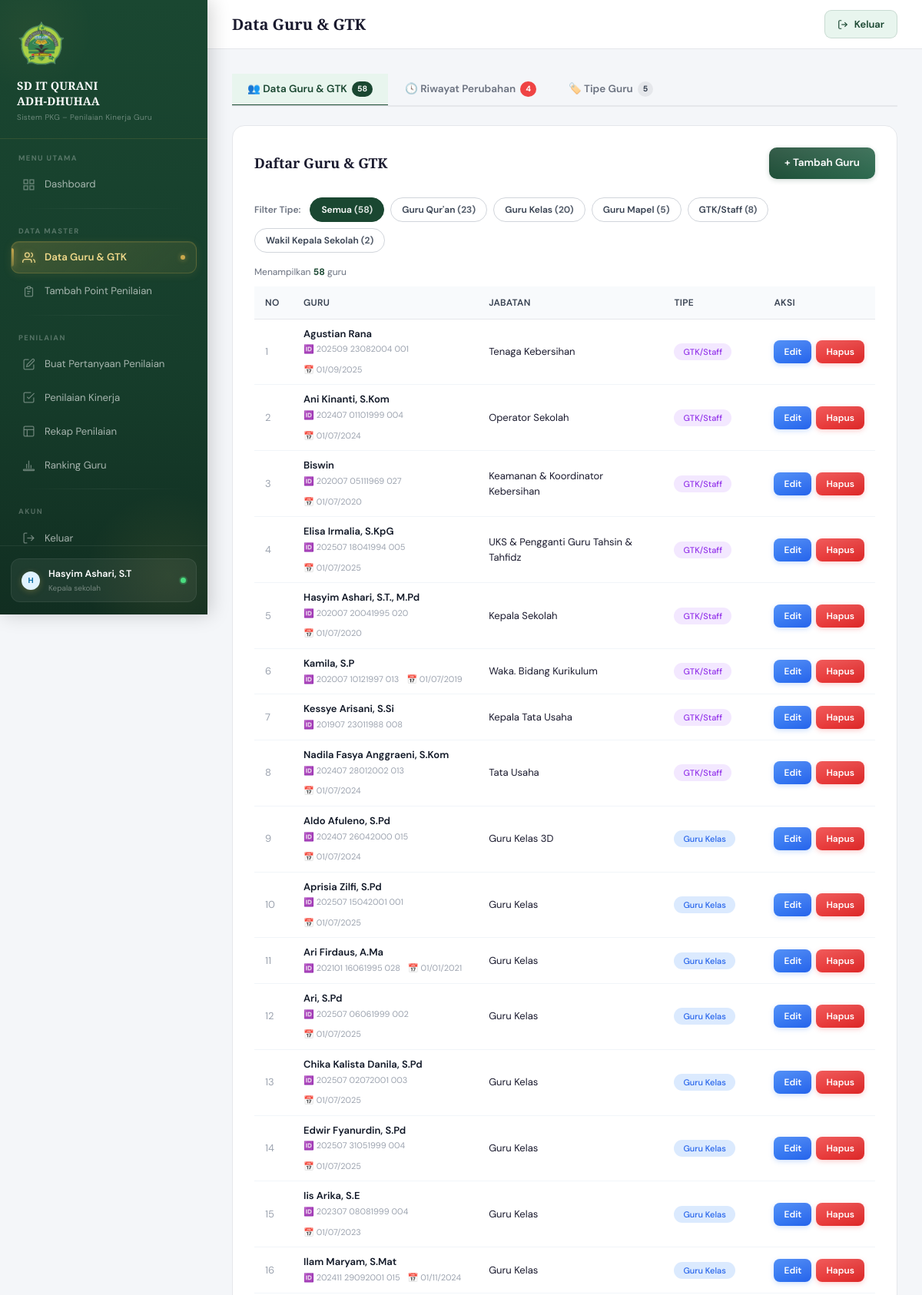
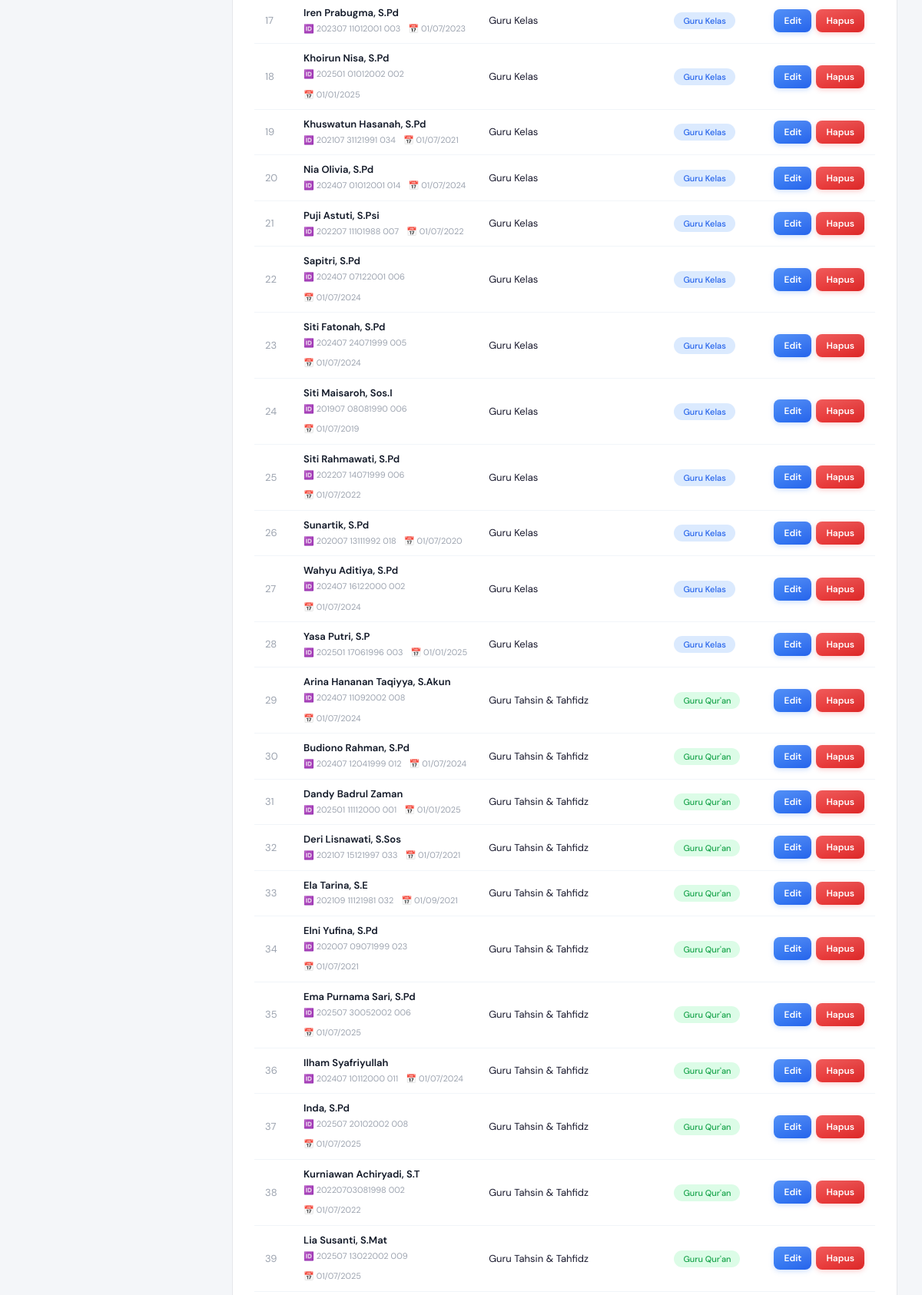
Page /guru.php (signed in, upper part) on the committed database (2 pictures, top to bottom).
### tables this page shows
CREATE TABLE `guru` (
  `id_guru` int NOT NULL,
  `nama` varchar(100) NOT NULL,
  `nrg` varchar(50) DEFAULT NULL,
  `tmt_guru` date DEFAULT NULL,
  `jabatan` varchar(100) DEFAULT NULL,
  `status_kepegawaian` varchar(100) DEFAULT NULL,
  `tipe` varchar(20) NOT NULL DEFAULT 'guru_kelas' COMMENT 'FK ke tipe_guru.kode',
  `created_at` timestamp NULL DEFAULT CURRENT_TIMESTAMP,
  `updated_at` timestamp NULL DEFAULT CURRENT_TIMESTAMP ON UPDATE CURRENT_TIMESTAMP
);

### includes/config.php (called while the page is built, shortened)
<?php
function sanitize($data) {
    return htmlspecialchars(strip_tags(trim($data)));
}
function getTipeGuru(PDO $pdo): array
{
    if (!isset($GLOBALS['_cache_tipe_guru'])) {
        try {
            $rows = $pdo->query("SELECT kode, label FROM tipe_guru ORDER BY urutan")->fetchAll();
            $result = [];
            foreach ($rows as $row) {
                $result[$row['kode']] = $row['label'];
            }
        } catch (Exception $e) {
            $GLOBALS['_cache_tipe_guru'] = [
                'guru_quran' => "Guru Qur'an",
                'guru_kelas' => 'Guru Kelas',
                'mapel'      => 'Guru Mapel',
                'gtk'        => 'GTK/Staff',
            ];
        }
    }
    return $GLOBALS['_cache_tipe_guru'];
}

### guru.php (the view, shortened to what this page needs)
<?php
require_once 'includes/config.php';
$filterTipeGuru = sanitize($_GET['filter_tipe_guru'] ?? '');
if ($filterTipeGuru) {
    $stmtGuru = $pdo->prepare("SELECT * FROM guru WHERE tipe = ? ORDER BY nama");
    $stmtGuru->execute([$filterTipeGuru]);
    $guruList = $stmtGuru->fetchAll();
} else {
    $guruList = $pdo->query("SELECT * FROM guru ORDER BY tipe, nama")->fetchAll();
}
$historyList = $pdo->query("SELECT * FROM guru_history ORDER BY waktu DESC LIMIT 200")->fetchAll();
$tipeList = getTipeGuru($pdo);
$tipeBadgeClass = [
    'guru_quran' => 'badge-quran',
    'guru_kelas' => 'badge-kelas',
    'mapel'      => 'badge-mapel',
    'gtk'        => 'badge-gtk',
];
$tipeLabel = [];
foreach ($tipeList as $kode => $label) {
    $tipeLabel[$kode] = [
        'label' => $label,
        'class' => $tipeBadgeClass[$kode] ?? 'badge-gtk',
    ];
}
$tipeFullList = $pdo->query("
    SELECT t.*,
           (SELECT COUNT(*) FROM guru g WHERE g.tipe = t.kode) AS jumlah_guru,
           (SELECT COUNT(*) FROM komponen k WHERE k.type_guru = t.kode) AS jumlah_komponen
    FROM tipe_guru t ORDER BY t.urutan, t.id_tipe_guru
")->fetchAll();
require_once 'includes/header.php';
?>
<?php $allGuruCountGlobal = $pdo->query("SELECT COUNT(*) FROM guru")->fetchColumn(); ?>
<div class="guru-tabs" role="tablist">
    <button id="tab-data" onclick="switchTab('data')" class="guru-tab active">
        👥 Data Guru & GTK
        <span class="guru-tab-badge"><?= $allGuruCountGlobal ?></span>
    </button>
    <button id="tab-history" onclick="switchTab('history')" class="guru-tab">
        🕓 Riwayat Perubahan
        <?php if (count($historyList) > 0): ?>
            <span id="history-badge" class="guru-tab-badge danger"><?= count($historyList) ?></span>
        <?php endif; ?>
    </button>
    <button id="tab-tipe" onclick="switchTab('tipe')" class="guru-tab">
        🏷️ Tipe Guru
        <span class="guru-tab-badge"><?= count($tipeFullList) ?></span>
    </button>
</div>
<div id="panel-data">
    <div class="data-table-card">
        <div class="card-header-custom" style="flex-wrap:wrap;gap:10px;">
            <div class="card-title-custom">Daftar Guru & GTK</div>
            <button class="btn-primary-custom" onclick="openModal()">+ Tambah Guru</button>
        </div>
        <?php
        $jumlahPerTipe = [];
        foreach ($tipeList as $kode => $label) {
            $stmt = $pdo->prepare("SELECT COUNT(*) FROM guru WHERE tipe = ?");
            $stmt->execute([$kode]);
            $jumlahPerTipe[$kode] = (int)$stmt->fetchColumn();
        }
        ?>
        <div class="filter-chips">
            <span class="filter-chips-label">Filter Tipe:</span>
            <button type="button"
                class="chip <?= $filterTipeGuru === '' ? 'active' : '' ?>"
                onclick="filterByTipe(this, '')">
                Semua <span class="chip-count">(<?= $allGuruCountGlobal ?>)</span>
            </button>
            <?php foreach ($tipeList as $kode => $label):
                $isActive = $filterTipeGuru === $kode;
                $jml = $jumlahPerTipe[$kode] ?? 0;
            ?>
                <button type="button"
                    class="chip <?= $isActive ? 'active' : '' ?>"
                    onclick="filterByTipe(this, '<?= htmlspecialchars($kode) ?>')">
                    <?= htmlspecialchars($label) ?> <span class="chip-count">(<?= $jml ?>)</span>
                </button>
            <?php endforeach; ?>
        </div>
        <div class="result-info">
            Menampilkan <strong id="guruVisibleCount" style="color:var(--hijau);"><?= count($guruList) ?></strong> guru
        </div>
        <div style="overflow-x:auto;">
            <table class="guru-table" id="guruTable">
                <thead>
                    <tr>
                        <th style="width:50px;">No</th>
                        <th>Guru</th>
                        <th>Jabatan</th>
                        <th style="width:130px;">Tipe</th>
                        <th style="width:120px;">Aksi</th>
                    </tr>
                </thead>
                <tbody>
                    <?php foreach ($guruList as $i => $g):
                        $t = $tipeLabel[$g['tipe']] ?? ['label' => $g['tipe'], 'class' => ''];
                    ?>
                        <tr data-tipe="<?= htmlspecialchars($g['tipe']) ?>">
                            <td style="color:#9ca3af;"><?= $i + 1 ?></td>
                            <td>
                                <div class="guru-name"><?= htmlspecialchars($g['nama']) ?></div>
                                <div class="guru-meta">
                                    <?php if (!empty($g['nrg'])): ?>
                                        <span title="NRG">🆔 <?= htmlspecialchars($g['nrg']) ?></span>
                                    <?php endif; ?>
                                    <?php if (!empty($g['tmt_guru'])): ?>
                                        <span title="TMT Guru">📅 <?= date('d/m/Y', strtotime($g['tmt_guru'])) ?></span>
                                    <?php endif; ?>
                                </div>
                            </td>
                            <td><?= htmlspecialchars($g['jabatan'] ?? '-') ?></td>
                            <td><span class="badge-tipe <?= htmlspecialchars($t['class']) ?>"><?= htmlspecialchars($t['label']) ?></span></td>
                            <td>
                                <div class="row-actions">
                                    <button class="btn-primary-custom btn-sm-custom btn-edit" onclick='openEdit(<?= json_encode($g) ?>)'>Edit</button>
                                    <button class="btn-primary-custom btn-sm-custom btn-delete" onclick="confirmDelete(<?= $g['id_guru'] ?>,'guru.php')">Hapus</button>
                                </div>
                            </td>
                        </tr>
                    <?php endforeach; ?>
                </tbody>
            </table>
        </div>
    </div>
</div>
<?php require_once 'includes/footer.php'; ?>

### includes/header.php (style rules this page uses)
:root { --hijau: #1a4731; --hijau-muda: #2d6a4f; --hijau-pale: #e8f5ee; --emas: #c9a84c; --emas-muda: #f0d98a; --krem: #faf7f2; --sidebar-w: 270px; --teks: #1a1a2e; --abu: #6b7280; --border: #e5e7eb; }
* { margin: 0; padding: 0; box-sizing: border-box; }
body { font-family: 'DM Sans', sans-serif; background: #f4f6f9; color: var(--teks); }
.data-table-card { background: #fff; border-radius: 16px; padding: 28px; border: 1px solid var(--border); }
.card-header-custom { display: flex; align-items: center; justify-content: space-between; margin-bottom: 24px; }
.card-title-custom { font-family: 'Playfair Display', serif; font-size: 18px; font-weight: 600; color: var(--teks); }
.btn-primary-custom { display: inline-flex; align-items: center; gap: 8px; padding: 10px 20px; background: linear-gradient(135deg, var(--hijau), var(--hijau-muda)); color: #fff; border: none; border-radius: 10px; font-size: 13.5px; font-weight: 500; cursor: pointer; text-decoration: none; transition: all 0.2s; }
.btn-sm-custom { padding: 6px 14px; font-size: 12px; }
.btn-edit { background: linear-gradient(135deg, #3b82f6, #2563eb); }
.btn-delete { background: linear-gradient(135deg, #ef4444, #dc2626); }
.badge-tipe { padding: 4px 12px; border-radius: 20px; font-size: 11px; font-weight: 500; }
.badge-quran { background: #dcfce7; color: #16a34a; }
.badge-kelas { background: #dbeafe; color: #2563eb; }
.badge-gtk { background: #f3e8ff; color: #9333ea; }
.btn-primary-custom { display: inline-flex; align-items: center; gap: 7px; padding: 10px 20px; background: linear-gradient(135deg, var(--hijau) 0%, var(--hijau-muda) 100%); color: #fff !important; border: none; border-radius: 10px; font-size: 13.5px; font-weight: 600; cursor: pointer; text-decoration: none; transition: all .2s cubic-bezier(.4,0,.2,1); box-shadow: 0 2px 6px rgba(26,71,49,.2); position: relative; overflow: hidden; }
.btn-primary-custom::after { content:''; position:absolute; inset:0; background:linear-gradient(180deg,rgba(255,255,255,.12) 0%,transparent 100%); pointer-events:none; }
.btn-sm-custom { padding: 6px 13px !important; font-size: 12px !important; border-radius: 8px !important; gap: 5px !important; }
.btn-edit { background: linear-gradient(135deg, #3b82f6, #2563eb) !important; box-shadow: 0 2px 6px rgba(59,130,246,.25) !important; }
.btn-delete { background: linear-gradient(135deg, #ef4444, #dc2626) !important; box-shadow: 0 2px 6px rgba(239,68,68,.25) !important; }

### rows in the picture
guru: nama "Agustian Rana", nrg "202509 23082004 001", tmt_guru "01/09/2025", jabatan "Tenaga Kebersihan", tipe "GTK/Staff"
guru: nama "Ani Kinanti, S.Kom", nrg "202407 01101999 004", tmt_guru "01/07/2024", jabatan "Operator Sekolah", tipe "GTK/Staff"
guru: nama "Biswin", nrg "202007 05111969 027", tmt_guru "01/07/2020", jabatan "Keamanan & Koordinator Kebersihan", tipe "GTK/Staff"
guru: nama "Elisa Irmalia, S.KpG", nrg "202507 18041994 005", tmt_guru "01/07/2025", jabatan "UKS & Pengganti Guru Tahsin & Tahfidz", tipe "GTK/Staff"
guru: nama "Hasyim Ashari, S.T., M.Pd", nrg "202007 20041995 020", tmt_guru "01/07/2020", jabatan "Kepala Sekolah", tipe "GTK/Staff"
guru: nama "Kamila, S.P", nrg "202007 10121997 013", tmt_guru "01/07/2019", jabatan "Waka. Bidang Kurikulum", tipe "GTK/Staff"
guru: nama "Kessye Arisani, S.Si", nrg "201907 23011988 008", jabatan "Kepala Tata Usaha", tipe "GTK/Staff"
guru: nama "Nadila Fasya Anggraeni, S.Kom", nrg "202407 28012002 013", tmt_guru "01/07/2024", jabatan "Tata Usaha", tipe "GTK/Staff"
guru: nama "Aldo Afuleno, S.Pd", nrg "202407 26042000 015", tmt_guru "01/07/2024", jabatan "Guru Kelas 3D", tipe "Guru Kelas"
guru: nama "Aprisia Zilfi, S.Pd", nrg "202507 15042001 001", tmt_guru "01/07/2025", jabatan "Guru Kelas", tipe "Guru Kelas"
guru: nama "Ari Firdaus, A.Ma", nrg "202101 16061995 028", tmt_guru "01/01/2021", jabatan "Guru Kelas", tipe "Guru Kelas"
guru: nama "Ari, S.Pd", nrg "202507 06061999 002", tmt_guru "01/07/2025", jabatan "Guru Kelas", tipe "Guru Kelas"
guru: nama "Chika Kalista Danila, S.Pd", nrg "202507 02072001 003", tmt_guru "01/07/2025", jabatan "Guru Kelas", tipe "Guru Kelas"
guru: nama "Edwir Fyanurdin, S.Pd", nrg "202507 31051999 004", tmt_guru "01/07/2025", jabatan "Guru Kelas", tipe "Guru Kelas"
guru: nama "Iis Arika, S.E", nrg "202307 08081999 004", tmt_guru "01/07/2023", jabatan "Guru Kelas", tipe "Guru Kelas"
guru: nama "Ilam Maryam, S.Mat", nrg "202411 29092001 015", tmt_guru "01/11/2024", jabatan "Guru Kelas", tipe "Guru Kelas"
guru: nama "Iren Prabugma, S.Pd", nrg "202307 11012001 003", tmt_guru "01/07/2023", jabatan "Guru Kelas", tipe "Guru Kelas"
guru: nama "Khoirun Nisa, S.Pd", nrg "202501 01012002 002", tmt_guru "01/01/2025", jabatan "Guru Kelas", tipe "Guru Kelas"
guru: nama "Khuswatun Hasanah, S.Pd", nrg "202107 31121991 034", tmt_guru "01/07/2021", jabatan "Guru Kelas", tipe "Guru Kelas"
guru: nama "Nia Olivia, S.Pd", nrg "202407 01012001 014", tmt_guru "01/07/2024", jabatan "Guru Kelas", tipe "Guru Kelas"
guru: nama "Puji Astuti, S.Psi", nrg "202207 11101988 007", tmt_guru "01/07/2022", jabatan "Guru Kelas", tipe "Guru Kelas"
guru: nama "Sapitri, S.Pd", nrg "202407 07122001 006", tmt_guru "01/07/2024", jabatan "Guru Kelas", tipe "Guru Kelas"
guru: nama "Siti Fatonah, S.Pd", nrg "202407 24071999 005", tmt_guru "01/07/2024", jabatan "Guru Kelas", tipe "Guru Kelas"
guru: nama "Siti Maisaroh, Sos.I", nrg "201907 08081990 006", tmt_guru "01/07/2019", jabatan "Guru Kelas", tipe "Guru Kelas"
guru: nama "Siti Rahmawati, S.Pd", nrg "202207 14071999 006", tmt_guru "01/07/2022", jabatan "Guru Kelas", tipe "Guru Kelas"
guru: nama "Sunartik, S.Pd", nrg "202007 13111992 018", tmt_guru "01/07/2020", jabatan "Guru Kelas", tipe "Guru Kelas"
guru: nama "Wahyu Aditiya, S.Pd", nrg "202407 16122000 002", tmt_guru "01/07/2024", jabatan "Guru Kelas", tipe "Guru Kelas"
guru: nama "Yasa Putri, S.P", nrg "202501 17061996 003", tmt_guru "01/01/2025", jabatan "Guru Kelas", tipe "Guru Kelas"
guru: nama "Arina Hananan Taqiyya, S.Akun", nrg "202407 11092002 008", tmt_guru "01/07/2024", jabatan "Guru Tahsin & Tahfidz", tipe "Guru Qur'an"
guru: nama "Budiono Rahman, S.Pd", nrg "202407 12041999 012", tmt_guru "01/07/2024", jabatan "Guru Tahsin & Tahfidz", tipe "Guru Qur'an"
guru: nama "Dandy Badrul Zaman", nrg "202501 11112000 001", tmt_guru "01/01/2025", jabatan "Guru Tahsin & Tahfidz", tipe "Guru Qur'an"
guru: nama "Deri Lisnawati, S.Sos", nrg "202107 15121997 033", tmt_guru "01/07/2021", jabatan "Guru Tahsin & Tahfidz", tipe "Guru Qur'an"
guru: nama "Ela Tarina, S.E", nrg "202109 11121981 032", tmt_guru "01/09/2021", jabatan "Guru Tahsin & Tahfidz", tipe "Guru Qur'an"
guru: nama "Elni Yufina, S.Pd", nrg "202007 09071999 023", tmt_guru "01/07/2021", jabatan "Guru Tahsin & Tahfidz", tipe "Guru Qur'an"
guru: nama "Ema Purnama Sari, S.Pd", nrg "202507 30052002 006", tmt_guru "01/07/2025", jabatan "Guru Tahsin & Tahfidz", tipe "Guru Qur'an"
guru: nama "Ilham Syafriyullah", nrg "202407 10112000 011", tmt_guru "01/07/2024", jabatan "Guru Tahsin & Tahfidz", tipe "Guru Qur'an"
guru: nama "Inda, S.Pd", nrg "202507 20102002 008", tmt_guru "01/07/2025", jabatan "Guru Tahsin & Tahfidz", tipe "Guru Qur'an"
guru: nama "Kurniawan Achiryadi, S.T", nrg "20220703081998 002", tmt_guru "01/07/2022", jabatan "Guru Tahsin & Tahfidz", tipe "Guru Qur'an"
guru: nama "Lia Susanti, S.Mat", nrg "202507 13022002 009", tmt_guru "01/07/2025", jabatan "Guru Tahsin & Tahfidz", tipe "Guru Qur'an"

### other values in the picture
substr($user['nama_lengkap'], 0, 1) "H"
$user['nama_lengkap'] "Hasyim Ashari, S.T"
str_replace('_', ' ', $user['role']) "Kepala sekolah"
$pageTitle "Data Guru & GTK"
$allGuruCountGlobal "58"
count($historyList) "4"
count($tipeFullList) "5"
$label "Guru Qur'an"
$jml "23"
$label "Guru Kelas"
$jml "20"
$label "Guru Mapel"
$jml "5"
$label "GTK/Staff"
$jml "8"
